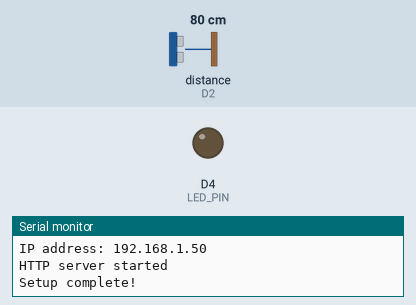
The sketch below on a simulated ESP8266 (Wemos D1 mini). Parts: output pins drawn as LEDs (lit = HIGH), the last lines printed to the serial monitor. The test bench sets the inputs (shaded band); at power-on: distance to the obstacle (sensor on D2) 80 cm. The echo pulse lasts 58.3 µs per cm; WiFi joins after 1.5 s; servers stay silent unless stated; pins used as bus, display or sensor lines are not drawn.

Above: at 2.7 s.
2.8 s: distance to the obstacle (sensor on D2) set to 7 cm
11.6 s: distance to the obstacle (sensor on D2) set to 4 cm
At 12.4 s:
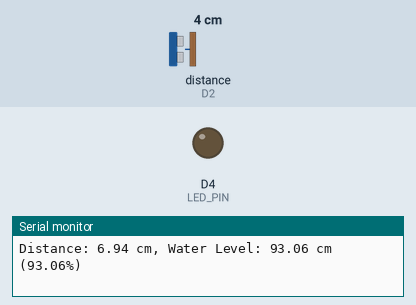
21.6 s: distance to the obstacle (sensor on D2) set to 9 cm
At 25.17 s:
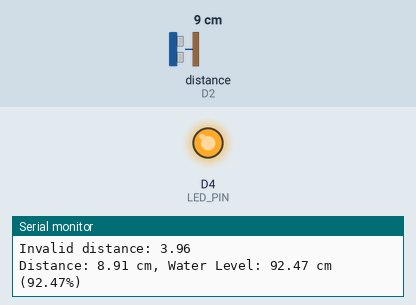
Timing chart, 0 to 31.8 s (numbered marks = the images above; inputs shaded):
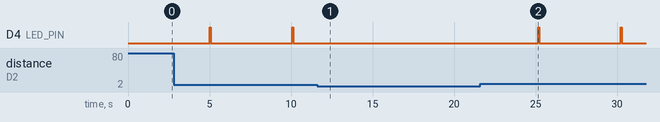

Measured:
- after the input at 11.6 s, D4 (LED_PIN): stops changing and stays LOW
- after the input at 21.6 s, D4 (LED_PIN): alternates HIGH for 0.05 s and LOW for 5.0 s, starting after 3.6 s
- by itself, D4 (LED_PIN): alternates HIGH for 0.05 s and LOW for 5.0 s

The sketch:

tank_level_sensor.ino
```cpp
#include <ESP8266WiFi.h>
#include <ESP8266WebServer.h>
#include <ArduinoJson.h>
#include <WiFiManager.h>

// Pin definitions for Lolin D1 Mini
const int TRIG_PIN = D1;  // GPIO5
const int ECHO_PIN = D2;  // GPIO4
const int LED_PIN = D4;   // Built-in LED

// Tank configuration
const float TANK_HEIGHT_CM = 100.0;  // Adjust based on your tank height
const float MIN_DISTANCE_CM = 5.0;   // Minimum distance from sensor to water
const float MAX_DISTANCE_CM = 95.0;  // Maximum distance from sensor to water

// WiFi and server configuration
ESP8266WebServer server(80);
WiFiManager wifiManager;

// Global variables
float lastWaterLevel = 0.0;
unsigned long lastMeasurement = 0;
const unsigned long MEASUREMENT_INTERVAL = 5000; // 5 seconds

void setup() {
  Serial.begin(115200);
  Serial.println("Tank Level Monitor Starting...");

  // Initialize pins
  pinMode(TRIG_PIN, OUTPUT);
  pinMode(ECHO_PIN, INPUT);
  pinMode(LED_PIN, OUTPUT);
  digitalWrite(LED_PIN, LOW);

  // Initialize WiFi
  setupWiFi();

  // Setup web server routes
  setupWebServer();

  Serial.println("Setup complete!");
}

void loop() {
  // Handle WiFi manager
  wifiManager.process();

  // Handle web server
  server.handleClient();

  // Take measurements periodically
  if (millis() - lastMeasurement >= MEASUREMENT_INTERVAL) {
    measureWaterLevel();
    lastMeasurement = millis();
  }

  delay(100);
}

void setupWiFi() {
  // Set WiFi mode
  WiFi.mode(WIFI_STA);

  // Configure WiFi Manager
  wifiManager.setConfigPortalTimeout(180); // 3 minutes
  wifiManager.setAPCallback([](WiFiManager *myWiFiManager) {
    Serial.println("Entered config mode");
    Serial.println(WiFi.softAPIP());
    Serial.println(myWiFiManager->getConfigPortalSSID());
  });

  // Try to connect to WiFi
  if (!wifiManager.autoConnect("TankLevelMonitor")) {
    Serial.println("Failed to connect and hit timeout");
    ESP.restart();
  }

  Serial.println("WiFi connected!");
  Serial.print("IP address: ");
  Serial.println(WiFi.localIP());

  // Start web server
  server.begin();
  Serial.println("HTTP server started");
}

void setupWebServer() {
  // API endpoint to get tank level
  server.on("/api/level", HTTP_GET, []() {
    server.sendHeader("Access-Control-Allow-Origin", "*");
    server.sendHeader("Content-Type", "application/json");

    StaticJsonDocument<200> doc;
    doc["waterLevel"] = lastWaterLevel;
    doc["percentage"] = calculatePercentage(lastWaterLevel);
    doc["timestamp"] = millis();
    doc["status"] = "success";

    String response;
    serializeJson(doc, response);
    server.send(200, "application/json", response);
  });

  // API endpoint to get sensor status
  server.on("/api/status", HTTP_GET, []() {
    server.sendHeader("Access-Control-Allow-Origin", "*");
    server.sendHeader("Content-Type", "application/json");

    StaticJsonDocument<200> doc;
    doc["status"] = "online";
    doc["uptime"] = millis();
    doc["wifiRSSI"] = WiFi.RSSI();
    doc["freeHeap"] = ESP.getFreeHeap();

    String response;
    serializeJson(doc, response);
    server.send(200, "application/json", response);
  });

  // Root endpoint with simple HTML
  server.on("/", HTTP_GET, []() {
    String html = "<!DOCTYPE html><html><head><title>Tank Level Monitor</title>";
    html += "<meta name='viewport' content='width=device-width, initial-scale=1'>";
    html += "<style>";
    html += "body{font-family:Arial,sans-serif;margin:20px;text-align:center;}";
    html += ".level{font-size:48px;font-weight:bold;color:#007bff;}";
    html += ".percentage{font-size:24px;color:#666;}";
    html += ".status{font-size:16px;color:#28a745;}";
    html += "</style></head><body>";
    html += "<h1>Tank Level Monitor</h1>";
    html += "<div class='level' id='level'>--</div>";
    html += "<div class='percentage' id='percentage'>--%</div>";
    html += "<div class='status' id='status'>Connected</div>";
    html += "<script>";
    html += "function updateLevel(){";
    html += "fetch('/api/level').then(r=>r.json()).then(data=>{";
    html += "document.getElementById('level').textContent=data.waterLevel.toFixed(1)+' cm';";
    html += "document.getElementById('percentage').textContent=data.percentage.toFixed(1)+'%';";
    html += "});}";
    html += "setInterval(updateLevel,5000);updateLevel();";
    html += "</script></body></html>";
    server.send(200, "text/html", html);
  });

  // Handle 404
  server.onNotFound([]() {
    server.send(404, "text/plain", "Not found");
  });
}

float measureWaterLevel() {
  // Clear trigger pin
  digitalWrite(TRIG_PIN, LOW);
  delayMicroseconds(2);

  // Send trigger pulse
  digitalWrite(TRIG_PIN, HIGH);
  delayMicroseconds(10);
  digitalWrite(TRIG_PIN, LOW);

  // Measure echo duration
  long duration = pulseIn(ECHO_PIN, HIGH, 30000); // 30ms timeout

  if (duration == 0) {
    Serial.println("Measurement timeout");
    return lastWaterLevel;
  }

  // Calculate distance in cm
  float distance = duration * 0.034 / 2;

  // Validate distance
  if (distance < MIN_DISTANCE_CM || distance > MAX_DISTANCE_CM) {
    Serial.print("Invalid distance: ");
    Serial.println(distance);
    return lastWaterLevel;
  }

  // Calculate water level (distance from sensor to water surface)
  float waterLevel = TANK_HEIGHT_CM - distance;

  // Apply simple smoothing
  if (lastWaterLevel == 0) {
    lastWaterLevel = waterLevel;
  } else {
    lastWaterLevel = lastWaterLevel * 0.7 + waterLevel * 0.3;
  }

  Serial.print("Distance: ");
  Serial.print(distance);
  Serial.print(" cm, Water Level: ");
  Serial.print(lastWaterLevel);
  Serial.print(" cm (");
  Serial.print(calculatePercentage(lastWaterLevel));
  Serial.println("%)");

  // Blink LED to indicate measurement
  digitalWrite(LED_PIN, HIGH);
  delay(50);
  digitalWrite(LED_PIN, LOW);

  return lastWaterLevel;
}

float calculatePercentage(float waterLevel) {
  if (waterLevel <= 0) return 0.0;
  if (waterLevel >= TANK_HEIGHT_CM) return 100.0;
  return (waterLevel / TANK_HEIGHT_CM) * 100.0;
} 
```
